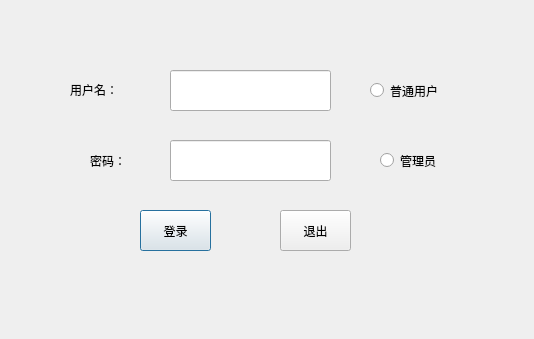
<?xml version="1.0" encoding="UTF-8"?>
<ui version="4.0">
 <class>login</class>
 <widget class="QDialog" name="login">
  <property name="geometry">
   <rect>
    <x>0</x>
    <y>0</y>
    <width>534</width>
    <height>339</height>
   </rect>
  </property>
  <property name="windowTitle">
   <string>登录系统</string>
  </property>
  <property name="styleSheet">
   <string notr="true">font: 14pt &quot;楷体&quot;;</string>
  </property>
  <widget class="QLineEdit" name="loginLineEdit">
   <property name="geometry">
    <rect>
     <x>170</x>
     <y>70</y>
     <width>161</width>
     <height>41</height>
    </rect>
   </property>
   <property name="styleSheet">
    <string notr="true">font: 12pt &quot;楷体&quot;;</string>
   </property>
  </widget>
  <widget class="QPushButton" name="loginBtn">
   <property name="geometry">
    <rect>
     <x>140</x>
     <y>210</y>
     <width>71</width>
     <height>41</height>
    </rect>
   </property>
   <property name="text">
    <string>登录</string>
   </property>
  </widget>
  <widget class="QLabel" name="passLabel">
   <property name="geometry">
    <rect>
     <x>90</x>
     <y>150</y>
     <width>51</width>
     <height>21</height>
    </rect>
   </property>
   <property name="text">
    <string>密码：</string>
   </property>
  </widget>
  <widget class="QPushButton" name="exitBtm">
   <property name="geometry">
    <rect>
     <x>280</x>
     <y>210</y>
     <width>71</width>
     <height>41</height>
    </rect>
   </property>
   <property name="text">
    <string>退出</string>
   </property>
  </widget>
  <widget class="QLineEdit" name="passwordLineEdit">
   <property name="geometry">
    <rect>
     <x>170</x>
     <y>140</y>
     <width>161</width>
     <height>41</height>
    </rect>
   </property>
   <property name="styleSheet">
    <string notr="true">font: 12pt &quot;楷体&quot;;</string>
   </property>
  </widget>
  <widget class="QLabel" name="nameLabel">
   <property name="geometry">
    <rect>
     <x>70</x>
     <y>80</y>
     <width>81</width>
     <height>20</height>
    </rect>
   </property>
   <property name="styleSheet">
    <string notr="true"/>
   </property>
   <property name="text">
    <string>用户名：</string>
   </property>
  </widget>
  <widget class="QRadioButton" name="CommRaBt">
   <property name="geometry">
    <rect>
     <x>370</x>
     <y>70</y>
     <width>101</width>
     <height>41</height>
    </rect>
   </property>
   <property name="text">
    <string>普通用户</string>
   </property>
  </widget>
  <widget class="QRadioButton" name="ManaRaBt">
   <property name="geometry">
    <rect>
     <x>380</x>
     <y>140</y>
     <width>91</width>
     <height>41</height>
    </rect>
   </property>
   <property name="text">
    <string>管理员</string>
   </property>
  </widget>
 </widget>
 <resources/>
 <connections/>
</ui>
